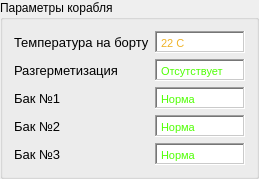
                  <widget class="QGroupBox" name="groupBox_6">
                   <property name="title">
                    <string>Параметры корабля</string>
                   </property>
                   <layout class="QVBoxLayout" name="verticalLayout_16">
                    <item>
                     <layout class="QHBoxLayout" name="horizontalLayout_11">
                      <item>
                       <widget class="QLabel" name="label_31">
                        <property name="minimumSize">
                         <size>
                          <width>120</width>
                          <height>0</height>
                         </size>
                        </property>
                        <property name="font">
                         <font>
                          <pointsize>10</pointsize>
                         </font>
                        </property>
                        <property name="text">
                         <string>Температура на борту</string>
                        </property>
                       </widget>
                      </item>
                      <item>
                       <widget class="QTextEdit" name="textEdit_6">
                        <property name="sizePolicy">
                         <sizepolicy hsizetype="Preferred" vsizetype="Expanding">
                          <horstretch>0</horstretch>
                          <verstretch>0</verstretch>
                         </sizepolicy>
                        </property>
                        <property name="minimumSize">
                         <size>
                          <width>85</width>
                          <height>0</height>
                         </size>
                        </property>
                        <property name="maximumSize">
                         <size>
                          <width>90</width>
                          <height>22</height>
                         </size>
                        </property>
                        <property name="font">
                         <font>
                          <pointsize>11</pointsize>
                         </font>
                        </property>
                        <property name="frameShape">
                         <enum>QFrame::WinPanel</enum>
                        </property>
                        <property name="frameShadow">
                         <enum>QFrame::Sunken</enum>
                        </property>
                        <property name="verticalScrollBarPolicy">
                         <enum>Qt::ScrollBarAlwaysOff</enum>
                        </property>
                        <property name="horizontalScrollBarPolicy">
                         <enum>Qt::ScrollBarAlwaysOff</enum>
                        </property>
                        <property name="html">
                         <string>&lt;!DOCTYPE HTML PUBLIC &quot;-//W3C//DTD HTML 4.0//EN&quot; &quot;http://www.w3.org/TR/REC-html40/strict.dtd&quot;&gt;
&lt;html&gt;&lt;head&gt;&lt;meta name=&quot;qrichtext&quot; content=&quot;1&quot; /&gt;&lt;meta charset=&quot;utf-8&quot; /&gt;&lt;style type=&quot;text/css&quot;&gt;
p, li { white-space: pre-wrap; }
hr { height: 1px; border-width: 0; }
li.unchecked::marker { content: &quot;\2610&quot;; }
li.checked::marker { content: &quot;\2612&quot;; }
&lt;/style&gt;&lt;/head&gt;&lt;body style=&quot; font-family:'Segoe UI'; font-size:11pt; font-weight:400; font-style:normal;&quot;&gt;
&lt;p style=&quot; margin-top:0px; margin-bottom:0px; margin-left:0px; margin-right:0px; -qt-block-indent:0; text-indent:0px;&quot;&gt;&lt;span style=&quot; font-family:'MS Shell Dlg 2'; font-size:8.25pt; color:#efb328;&quot;&gt;22 С&lt;/span&gt;&lt;/p&gt;&lt;/body&gt;&lt;/html&gt;</string>
                        </property>
                       </widget>
                      </item>
                     </layout>
                    </item>
                    <item>
                     <layout class="QHBoxLayout" name="horizontalLayout_12">
                      <item>
                       <widget class="QLabel" name="label_29">
                        <property name="minimumSize">
                         <size>
                          <width>120</width>
                          <height>0</height>
                         </size>
                        </property>
                        <property name="font">
                         <font>
                          <pointsize>10</pointsize>
                         </font>
                        </property>
                        <property name="text">
                         <string>Разгерметизация</string>
                        </property>
                       </widget>
                      </item>
                      <item>
                       <widget class="QTextEdit" name="textEdit_9">
                        <property name="sizePolicy">
                         <sizepolicy hsizetype="Preferred" vsizetype="Expanding">
                          <horstretch>0</horstretch>
                          <verstretch>0</verstretch>
                         </sizepolicy>
                        </property>
                        <property name="minimumSize">
                         <size>
                          <width>85</width>
                          <height>0</height>
                         </size>
                        </property>
                        <property name="maximumSize">
                         <size>
                          <width>90</width>
                          <height>22</height>
                         </size>
                        </property>
                        <property name="font">
                         <font>
                          <pointsize>11</pointsize>
                         </font>
                        </property>
                        <property name="frameShape">
                         <enum>QFrame::WinPanel</enum>
                        </property>
                        <property name="frameShadow">
                         <enum>QFrame::Sunken</enum>
                        </property>
                        <property name="verticalScrollBarPolicy">
                         <enum>Qt::ScrollBarAlwaysOff</enum>
                        </property>
                        <property name="horizontalScrollBarPolicy">
                         <enum>Qt::ScrollBarAlwaysOff</enum>
                        </property>
                        <property name="html">
                         <string>&lt;!DOCTYPE HTML PUBLIC &quot;-//W3C//DTD HTML 4.0//EN&quot; &quot;http://www.w3.org/TR/REC-html40/strict.dtd&quot;&gt;
&lt;html&gt;&lt;head&gt;&lt;meta name=&quot;qrichtext&quot; content=&quot;1&quot; /&gt;&lt;meta charset=&quot;utf-8&quot; /&gt;&lt;style type=&quot;text/css&quot;&gt;
p, li { white-space: pre-wrap; }
hr { height: 1px; border-width: 0; }
li.unchecked::marker { content: &quot;\2610&quot;; }
li.checked::marker { content: &quot;\2612&quot;; }
&lt;/style&gt;&lt;/head&gt;&lt;body style=&quot; font-family:'Segoe UI'; font-size:11pt; font-weight:400; font-style:normal;&quot;&gt;
&lt;p style=&quot; margin-top:0px; margin-bottom:0px; margin-left:0px; margin-right:0px; -qt-block-indent:0; text-indent:0px;&quot;&gt;&lt;span style=&quot; font-family:'MS Shell Dlg 2'; font-size:8.25pt; color:#50ff05;&quot;&gt;Отсутствует&lt;/span&gt;&lt;/p&gt;&lt;/body&gt;&lt;/html&gt;</string>
                        </property>
                       </widget>
                      </item>
                     </layout>
                    </item>
                    <item>
                     <layout class="QHBoxLayout" name="horizontalLayout_15">
                      <item>
                       <widget class="QLabel" name="label_30">
                        <property name="minimumSize">
                         <size>
                          <width>120</width>
                          <height>0</height>
                         </size>
                        </property>
                        <property name="font">
                         <font>
                          <pointsize>10</pointsize>
                         </font>
                        </property>
                        <property name="text">
                         <string>Бак №1</string>
                        </property>
                       </widget>
                      </item>
                      <item>
                       <widget class="QTextEdit" name="textEdit_8">
                        <property name="sizePolicy">
                         <sizepolicy hsizetype="Preferred" vsizetype="Expanding">
                          <horstretch>0</horstretch>
                          <verstretch>0</verstretch>
                         </sizepolicy>
                        </property>
                        <property name="minimumSize">
                         <size>
                          <width>85</width>
                          <height>0</height>
                         </size>
                        </property>
                        <property name="maximumSize">
                         <size>
                          <width>90</width>
                          <height>22</height>
                         </size>
                        </property>
                        <property name="font">
                         <font>
                          <pointsize>11</pointsize>
                         </font>
                        </property>
                        <property name="frameShape">
                         <enum>QFrame::WinPanel</enum>
                        </property>
                        <property name="frameShadow">
                         <enum>QFrame::Sunken</enum>
                        </property>
                        <property name="verticalScrollBarPolicy">
                         <enum>Qt::ScrollBarAlwaysOff</enum>
                        </property>
                        <property name="horizontalScrollBarPolicy">
                         <enum>Qt::ScrollBarAlwaysOff</enum>
                        </property>
                        <property name="html">
                         <string>&lt;!DOCTYPE HTML PUBLIC &quot;-//W3C//DTD HTML 4.0//EN&quot; &quot;http://www.w3.org/TR/REC-html40/strict.dtd&quot;&gt;
&lt;html&gt;&lt;head&gt;&lt;meta name=&quot;qrichtext&quot; content=&quot;1&quot; /&gt;&lt;meta charset=&quot;utf-8&quot; /&gt;&lt;style type=&quot;text/css&quot;&gt;
p, li { white-space: pre-wrap; }
hr { height: 1px; border-width: 0; }
li.unchecked::marker { content: &quot;\2610&quot;; }
li.checked::marker { content: &quot;\2612&quot;; }
&lt;/style&gt;&lt;/head&gt;&lt;body style=&quot; font-family:'Segoe UI'; font-size:11pt; font-weight:400; font-style:normal;&quot;&gt;
&lt;p style=&quot; margin-top:0px; margin-bottom:0px; margin-left:0px; margin-right:0px; -qt-block-indent:0; text-indent:0px;&quot;&gt;&lt;span style=&quot; font-family:'MS Shell Dlg 2'; font-size:8.25pt; color:#50ff05;&quot;&gt;Норма&lt;/span&gt;&lt;/p&gt;&lt;/body&gt;&lt;/html&gt;</string>
                        </property>
                       </widget>
                      </item>
                     </layout>
                    </item>
                    <item>
                     <layout class="QHBoxLayout" name="horizontalLayout_16">
                      <item>
                       <widget class="QLabel" name="label_35">
                        <property name="minimumSize">
                         <size>
                          <width>120</width>
                          <height>0</height>
                         </size>
                        </property>
                        <property name="font">
                         <font>
                          <pointsize>10</pointsize>
                         </font>
                        </property>
                        <property name="text">
                         <string>Бак №2</string>
                        </property>
                       </widget>
                      </item>
                      <item>
                       <widget class="QTextEdit" name="textEdit_16">
                        <property name="sizePolicy">
                         <sizepolicy hsizetype="Preferred" vsizetype="Expanding">
                          <horstretch>0</horstretch>
                          <verstretch>0</verstretch>
                         </sizepolicy>
                        </property>
                        <property name="minimumSize">
                         <size>
                          <width>85</width>
                          <height>0</height>
                         </size>
                        </property>
                        <property name="maximumSize">
                         <size>
                          <width>90</width>
                          <height>22</height>
                         </size>
                        </property>
                        <property name="font">
                         <font>
                          <pointsize>11</pointsize>
                         </font>
                        </property>
                        <property name="frameShape">
                         <enum>QFrame::WinPanel</enum>
                        </property>
                        <property name="frameShadow">
                         <enum>QFrame::Sunken</enum>
                        </property>
                        <property name="verticalScrollBarPolicy">
                         <enum>Qt::ScrollBarAlwaysOff</enum>
                        </property>
                        <property name="horizontalScrollBarPolicy">
                         <enum>Qt::ScrollBarAlwaysOff</enum>
                        </property>
                        <property name="html">
                         <string>&lt;!DOCTYPE HTML PUBLIC &quot;-//W3C//DTD HTML 4.0//EN&quot; &quot;http://www.w3.org/TR/REC-html40/strict.dtd&quot;&gt;
&lt;html&gt;&lt;head&gt;&lt;meta name=&quot;qrichtext&quot; content=&quot;1&quot; /&gt;&lt;meta charset=&quot;utf-8&quot; /&gt;&lt;style type=&quot;text/css&quot;&gt;
p, li { white-space: pre-wrap; }
hr { height: 1px; border-width: 0; }
li.unchecked::marker { content: &quot;\2610&quot;; }
li.checked::marker { content: &quot;\2612&quot;; }
&lt;/style&gt;&lt;/head&gt;&lt;body style=&quot; font-family:'Segoe UI'; font-size:11pt; font-weight:400; font-style:normal;&quot;&gt;
&lt;p style=&quot; margin-top:0px; margin-bottom:0px; margin-left:0px; margin-right:0px; -qt-block-indent:0; text-indent:0px;&quot;&gt;&lt;span style=&quot; font-family:'MS Shell Dlg 2'; font-size:8.25pt; color:#50ff05;&quot;&gt;Норма&lt;/span&gt;&lt;/p&gt;&lt;/body&gt;&lt;/html&gt;</string>
                        </property>
                       </widget>
                      </item>
                     </layout>
                    </item>
                    <item>
                     <layout class="QHBoxLayout" name="horizontalLayout_17">
                      <item>
                       <widget class="QLabel" name="label_36">
                        <property name="minimumSize">
                         <size>
                          <width>120</width>
                          <height>0</height>
                         </size>
                        </property>
                        <property name="font">
                         <font>
                          <pointsize>10</pointsize>
                         </font>
                        </property>
                        <property name="text">
                         <string>Бак №3</string>
                        </property>
                       </widget>
                      </item>
                      <item>
                       <widget class="QTextEdit" name="textEdit_17">
                        <property name="sizePolicy">
                         <sizepolicy hsizetype="Preferred" vsizetype="Expanding">
                          <horstretch>0</horstretch>
                          <verstretch>0</verstretch>
                         </sizepolicy>
                        </property>
                        <property name="minimumSize">
                         <size>
                          <width>85</width>
                          <height>0</height>
                         </size>
                        </property>
                        <property name="maximumSize">
                         <size>
                          <width>90</width>
                          <height>22</height>
                         </size>
                        </property>
                        <property name="font">
                         <font>
                          <pointsize>11</pointsize>
                         </font>
                        </property>
                        <property name="frameShape">
                         <enum>QFrame::WinPanel</enum>
                        </property>
                        <property name="frameShadow">
                         <enum>QFrame::Sunken</enum>
                        </property>
                        <property name="verticalScrollBarPolicy">
                         <enum>Qt::ScrollBarAlwaysOff</enum>
                        </property>
                        <property name="horizontalScrollBarPolicy">
                         <enum>Qt::ScrollBarAlwaysOff</enum>
                        </property>
                        <property name="html">
                         <string>&lt;!DOCTYPE HTML PUBLIC &quot;-//W3C//DTD HTML 4.0//EN&quot; &quot;http://www.w3.org/TR/REC-html40/strict.dtd&quot;&gt;
&lt;html&gt;&lt;head&gt;&lt;meta name=&quot;qrichtext&quot; content=&quot;1&quot; /&gt;&lt;meta charset=&quot;utf-8&quot; /&gt;&lt;style type=&quot;text/css&quot;&gt;
p, li { white-space: pre-wrap; }
hr { height: 1px; border-width: 0; }
li.unchecked::marker { content: &quot;\2610&quot;; }
li.checked::marker { content: &quot;\2612&quot;; }
&lt;/style&gt;&lt;/head&gt;&lt;body style=&quot; font-family:'Segoe UI'; font-size:11pt; font-weight:400; font-style:normal;&quot;&gt;
&lt;p style=&quot; margin-top:0px; margin-bottom:0px; margin-left:0px; margin-right:0px; -qt-block-indent:0; text-indent:0px;&quot;&gt;&lt;span style=&quot; font-family:'MS Shell Dlg 2'; font-size:8.25pt; color:#50ff05;&quot;&gt;Норма&lt;/span&gt;&lt;/p&gt;&lt;/body&gt;&lt;/html&gt;</string>
                        </property>
                       </widget>
                      </item>
                     </layout>
                    </item>
                   </layout>
                  </widget>
